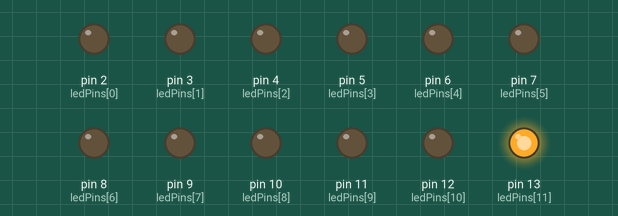
A sketch run on a simulated Arduino Uno, built with avr-gcc and run on an emulated ATmega328P. Shown: output pins drawn as LEDs (lit = HIGH).

Above: at 0.2 s.
At 2.7 s:
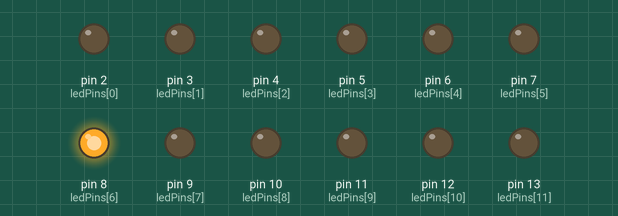
At 4.2 s:
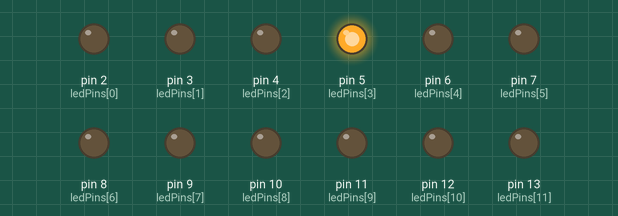
At 6.0 s:
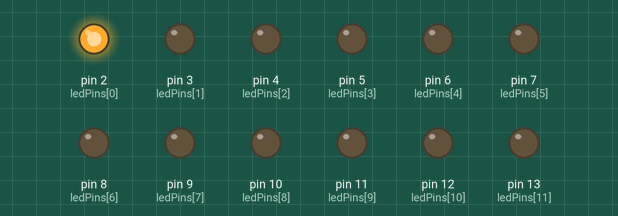
At 10.7 s:
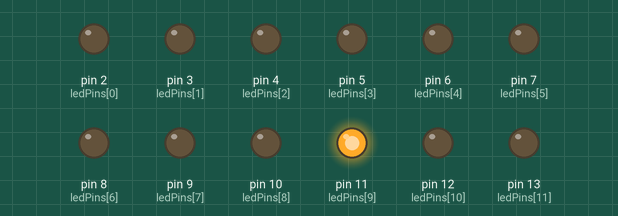
At 15.2 s:
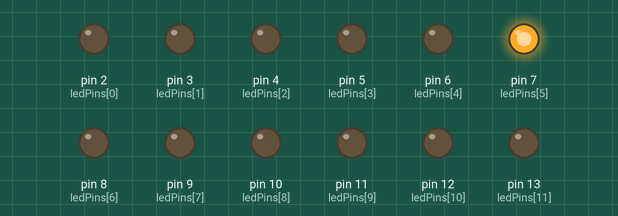
Timing chart, 0 to 15.6 s (numbered marks = the images above):
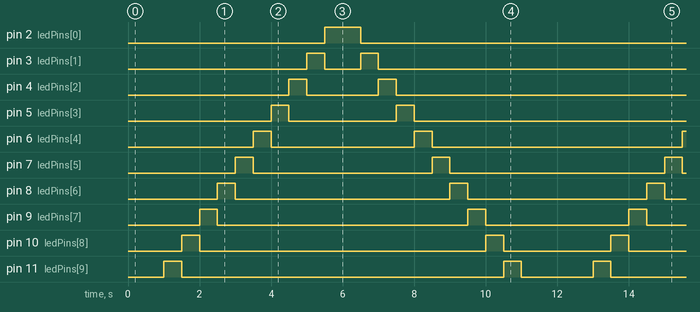

Measured:
- by itself, pin 2 (ledPins[0]): alternates HIGH for 1.0 s and LOW for 11.0 s
- by itself, pin 3 (ledPins[1]): repeats every 12.0 s: LOW 1.0 s, HIGH 0.50 s, LOW 10.0 s, HIGH 0.50 s
- by itself, pin 4 (ledPins[2]): repeats every 12.0 s: LOW 2.0 s, HIGH 0.50 s, LOW 9.0 s, HIGH 0.50 s
- by itself, pin 5 (ledPins[3]): repeats every 12.0 s: LOW 3.0 s, HIGH 0.50 s, LOW 8.0 s, HIGH 0.50 s
- by itself, pin 6 (ledPins[4]): repeats every 12.0 s: LOW 4.0 s, HIGH 0.50 s, LOW 7.0 s, HIGH 0.50 s
- by itself, pin 7 (ledPins[5]): repeats every 12.0 s: LOW 5.0 s, HIGH 0.50 s, LOW 6.0 s, HIGH 0.50 s
- by itself, pin 8 (ledPins[6]): repeats every 12.0 s: LOW 6.0 s, HIGH 0.50 s, LOW 5.0 s, HIGH 0.50 s
- by itself, pin 9 (ledPins[7]): repeats every 12.0 s: LOW 7.0 s, HIGH 0.50 s, LOW 4.0 s, HIGH 0.50 s

The sketch:

lab_exercise_1_11.ino
```cpp
int ledPins[] = {2, 3, 4, 5, 6, 7, 8, 9, 10, 11, 12, 13};
int numLeds = sizeof(ledPins) / sizeof(ledPins[0]);
int delayTime = 500;

void setup() {
  for (int i = 0; i < numLeds; i++) {
    pinMode(ledPins[i], OUTPUT);
  }
}

void loop() {
  for (int i = numLeds - 1; i >= 0; i--) {
    digitalWrite(ledPins[i], HIGH);
    delay(delayTime);
    digitalWrite(ledPins[i], LOW);
  }

  for (int i = 0; i < numLeds; i++) {
    digitalWrite(ledPins[i], HIGH);
    delay(delayTime);
    digitalWrite(ledPins[i], LOW);
  }
}
```
